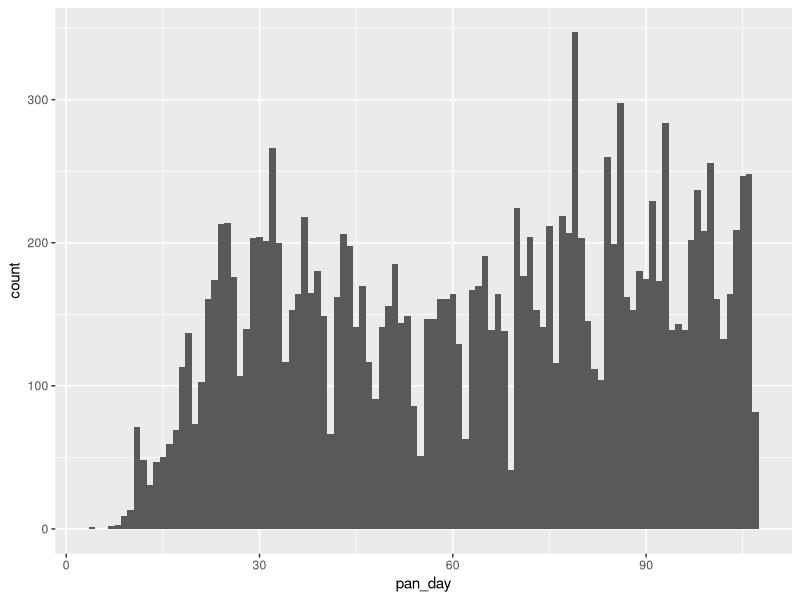
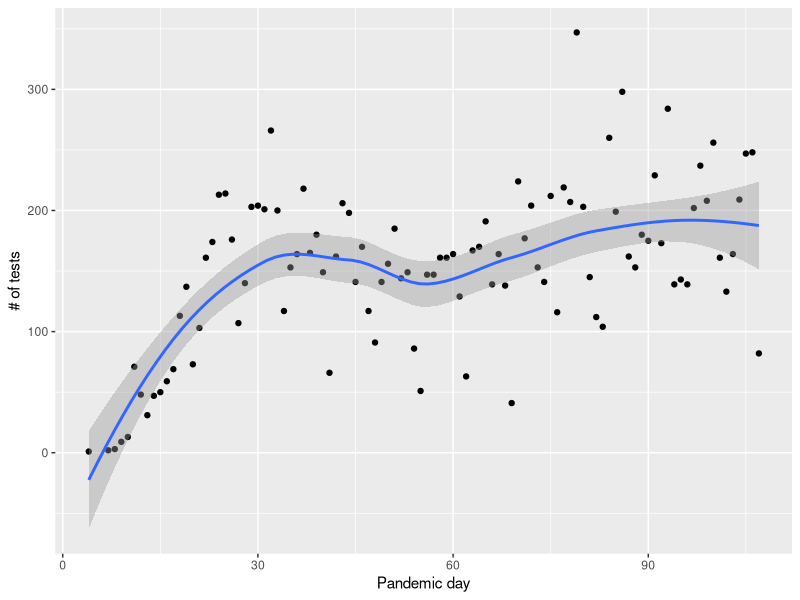

Reproduce these figures in R, in order.
## ---- chunk 1
library(tidyverse)  # Provides functions used throughout this session

covid_testing <- read_csv("data/covid_testing.csv")
## ---- chunk 2
ggplot(data = covid_testing) +
  geom_histogram(aes(x = pan_day), binwidth = 1)
## ---- chunk 3
covid_testing %>%
  select(mrn, pan_day) %>%
  head(4) %>%
	summarize(order_count = n(),
	          day_count    = n_distinct(pan_day)) 
## ---- chunk 4
# solution
stats_1a <- covid_testing %>%
	summarize(order_count = n(),
	          day_count = n_distinct(pan_day),
	          order_count_mean = n() / n_distinct(pan_day))
stats_1a
## ---- chunk 5
# solution
stats_1b <- covid_testing %>%
	summarize(order_count = n(),
	          clinic_count = n_distinct(clinic_name),
	          order_count_mean = order_count / clinic_count)
stats_1b
## ---- chunk 6
# solution
covid_testing %>%
  summarize(last_day = last(pan_day))
## ---- chunk 7
# solution
covid_testing %>%
  mutate(col_ver_tat = col_rec_tat + rec_ver_tat) %>%
  summarize(col_ver_tat_mean = mean(col_ver_tat),
            col_ver_tat_median = median(col_ver_tat))
## ---- chunk 8
covid_testing %>% 
  group_by(pan_day)
## ---- chunk 9
covid_testing %>%
	group_by(pan_day) %>%
	summarize(order_count = n())
## ---- chunk 10
# solution
covid_testing %>%
  mutate(col_ver_tat = col_rec_tat + rec_ver_tat) %>%
  group_by(pan_day) %>%
  summarize(col_ver_tat_median = median(col_ver_tat))
## ---- chunk 11
# solution
covid_testing %>%
  group_by(pan_day) %>%
  summarize(n_orders = n()) %>%
  summarize(n_orders_median = median(n_orders))
## ---- chunk 12
# solution
tmp <- covid_testing %>%
  group_by(pan_day) %>%
  summarize(n_tests = n())

ggplot(data = tmp) +
  geom_point(aes(x = pan_day, y = n_tests)) +
  geom_smooth(aes(x = pan_day, y = n_tests), method = 'loess') +
  ylab("# of tests") +
  xlab("Pandemic day")

## ---- chunk 13
covid_testing %>%
  group_by(payor_group) %>%
  summarize(n = n())
## ---- chunk 14
covid_testing_2 <- covid_testing %>%
  mutate(payor_group_fac = case_when(
                              is.na(payor_group)                                                            ~ "unassigned",
                              payor_group %in% c("charity care", "medical assistance", "self pay", "other") ~ "other",
                                                                                                      TRUE ~ payor_group)) %>%
  filter(result %in% c("positive", "negative"))

covid_testing_2 %>%
  group_by(payor_group_fac) %>%
  summarize(n = n())
## ---- chunk 15
# Generate counts
tmp_table_tall <- covid_testing_2 %>% 
  group_by(payor_group_fac, result) %>%
  summarize(n = n()) %>%
  ungroup()
tmp_table_tall

# Pivot from tall to wide table
tmp_table_wide <- tmp_table_tall %>%
  spread(key = "result", value = "n") %>%
  select(-payor_group_fac)
tmp_table_wide

# Hypergeometric test for association
tmp_table_wide %>%
  fisher.test(simulate.p.value = T)
## ---- chunk 16
# solution
covid_testing_2 %>% 
  group_by(payor_group_fac, result) %>%
  summarize(n = n()) %>%
  ungroup() %>%
  filter(payor_group_fac %in% c("commercial", "government")) %>%
  spread(key = "result", value = "n") %>%
  select(-payor_group_fac) %>%
  fisher.test()

